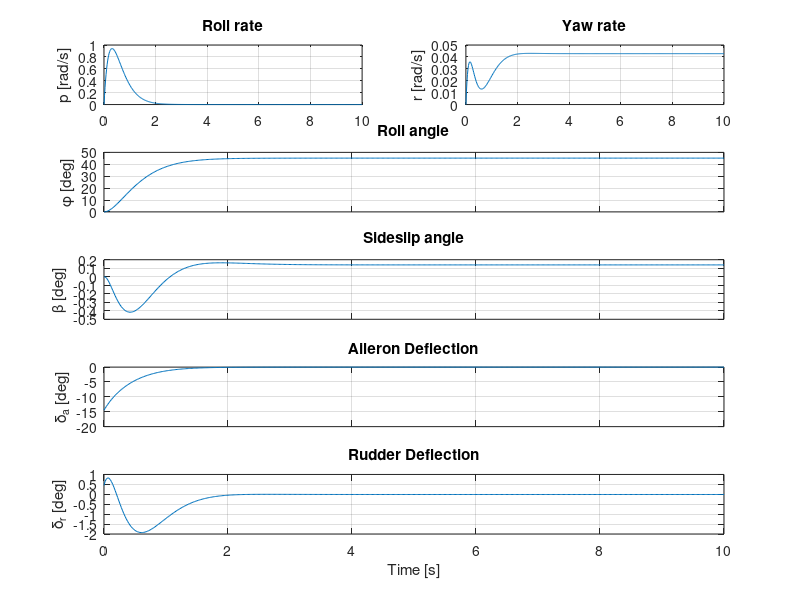

This chart was generated by the following MATLAB code:
%State-space model
A=[-0.231308504369119,0.0544096693079551,-0.000124548233093912,-0.990288665751696;0,0,1,0;-21.9913440608126,0,-4.27507057923922,1.16034911016267;11.8852437044909,0,-0.450303860814642,-0.711734908447950];
B=[-0.0109680172306510,0.0630660990762435;0,0;-32.2767539463422,5.44547987525456;-2.63365317966200,-7.15884612728451];
C=eye(4);
D=zeros(4,1);


% this is the cruise speed (TAS)
V = 180;
g0 = 9.813;

% Generate feedback gains with LQR
Q = diag([1 1 0.01 10]); R = diag([10 10]);
[K, P] = lqr(A,B,Q,R);

% check the eigenvalues of the closed-loop system. Note that all modes are now nicely damped
Ac=A-B*K;
eigAc = eig(Ac)
Bc=B*K;
% closed-loop system response, follow the same precedure as in problem 1 & 2
t = 0:0.02:10;
s0 = ss(A, B, eye(4,4), zeros(4,2));
sc =  feedback(s0*K,eye(4)); %use feedback command
Ccl=[1 0 0 0;0 1 0 0;0 0 1 0;0 0 0 1;-K];
Dc1=[0 0 0 0;0 0 0 0;0 0 0 0;0 0 0 0;K];
sc1 = ss(Ac,Bc,Ccl,Dc1); %add aileron and rudder deflection to output
sc2 = sc1 * [0 1 0 g0/V]'; % single input: desired roll angle
u = deg2rad(45*ones(1,length(t)));
y = lsim(sc2,u,t);

% For generation of figures
figure
subplot(5, 2, 1)
plot(t, y(:,3));hold on;grid on
title('Roll rate')  
ylabel('p [rad/s]')
 
subplot(5, 2, 2)
plot(t, y(:,4));hold on;grid on
title('Yaw rate')  
ylabel('r [rad/s]')

subplot(5, 2, 3:4)
plot(t, rad2deg(y(:,2)));hold on;grid on
set(gca,'XTickLabel',[])
title('Roll angle')  
ylabel('\phi [deg]')

subplot(5, 2, 5:6)
plot(t, rad2deg(y(:,1)));hold on;grid on
set(gca,'XTickLabel',[])
title('Sideslip angle')  
ylabel('\beta [deg]')

subplot(5, 2, 7:8)
plot(t, rad2deg(y(:,5)));hold on;grid on
set(gca,'XTickLabel',[])
title('Aileron Deflection')  
ylabel('\delta_a [deg]')

subplot(5, 2, 9:10)
plot(t, rad2deg(y(:,6)));hold on;grid on
xlabel('Time [s]')
title('Rudder Deflection')  
ylabel('\delta_r [deg]')
